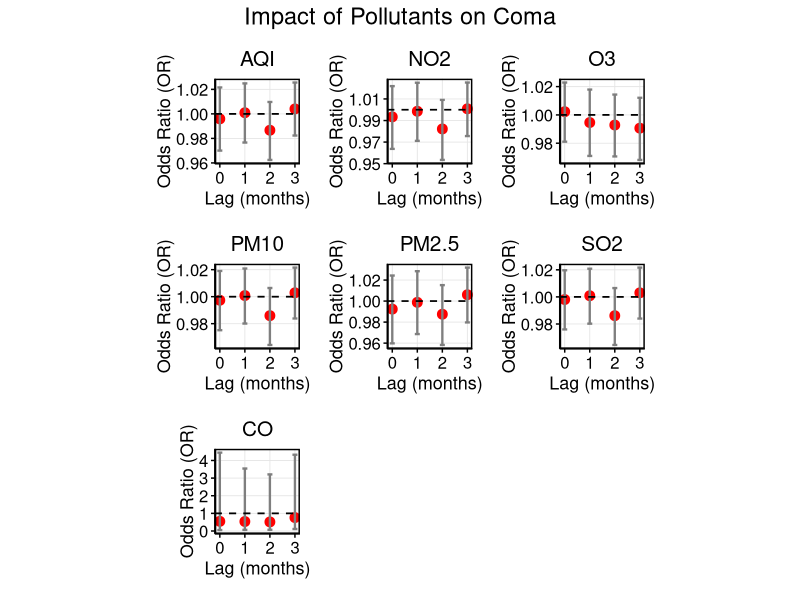
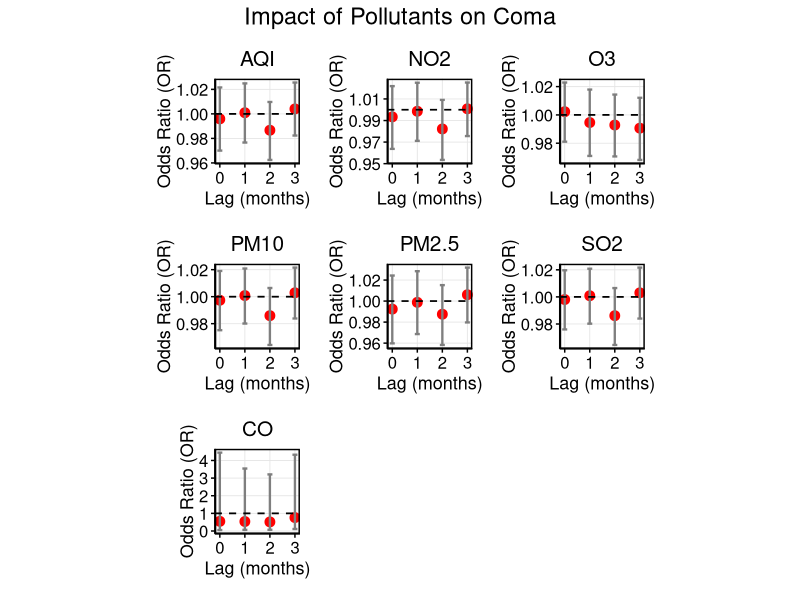

Source code (R) for these figures, in order:
setwd("/Users/shij/Documents/GitHub/NMDA_data_analysis/")
my.dat<-readxl::read_xlsx("NMDA_with_population_sex_ratio_age_portion.xlsx")
setwd("/Users/shij/Documents/GitHub/NMDA_data_analysis/251211/")

# ============================
# 1. Load Required Packages
# ============================
library(ggplot2)
library(dplyr)
library(tidyr)
library(broom)
library(patchwork)   # For combining plots
library(writexl)     # For exporting table
# Note: We don't need 'ordinal' for binary outcome, but keeping for compatibility

# ============================
# 2. Simplify Outcome Variable Name & Convert to Factor
# ============================
# Rename column for simplicity
names(my.dat)[names(my.dat) == "Coma"] <- "Coma"  # Already simple, but ensure it exists

# Check current class
class(my.dat$Coma)
table(my.dat$Coma)  # Should show 0 and 1

# Convert to factor (binary logistic regression expects factor or 0/1)
my.dat$Coma <- factor(my.dat$Coma, levels = c(0, 1), ordered = FALSE)

# Verify
str(my.dat$Coma)

# ============================
# 3. Define Pollutants and Lags
# ============================
pollutants <- c("AQI", "NO2", "O3", "CO", "PM10", "PM2.5", "SO2")  # CO is 4th
lags <- c("M0", "M1", "M2", "M3")

# Create column name patterns
pollutant_cols <- sapply(pollutants, function(p) {
  paste0(p, "_", lags)
}, simplify = FALSE)

# ============================
# 4. Fit Binary Logistic Regression for Each Pollutant-Lag
# ============================
results_list <- list()

for (pollutant in pollutants) {
  lag_cols <- pollutant_cols[[pollutant]]
  for (lag_col in lag_cols) {
    # Check if column has variation and not all NA
    data_col <- my.dat[[lag_col]]
    if (all(is.na(data_col)) || length(unique(data_col[!is.na(data_col)])) <= 1) {
      message("Skipping ", lag_col, " — no variation or all NA")
      next
    }
    
    # Fit binary logistic regression
    model <- glm(Coma ~ ., data = my.dat[, c("Coma", lag_col)], 
                 family = binomial, na.action = na.omit)
    
    # Extract summary
    model_summary <- tidy(model, conf.int = TRUE, exponentiate = TRUE) %>%
      filter(term == lag_col) %>%
      mutate(Pollutant = pollutant,
             Lag = gsub(".*_", "", lag_col),
             Lag_Num = as.numeric(gsub("M", "", lag_col)))
    
    results_list <- append(results_list, list(model_summary))
  }
}

# Combine all results
results_df <- bind_rows(results_list)

# ============================
# 5. Clean and Format Results
# ============================
results_df <- results_df %>%
  mutate(
    Lag = trimws(toupper(Lag)),
    Lag.Num = as.numeric(gsub("^M(\\d+)$", "\\1", Lag))
  ) %>%
  filter(!is.na(Lag.Num))

# ============================
# 6. Create 7 Individual Plots (One per Pollutant) — NO TEXT LABELS
# ============================
# Get pollutants in desired order
pollutants_plot <- c("AQI", "NO2", "O3", "CO", "PM10", "PM2.5", "SO2")

# Create list of individual plots
plot_list <- lapply(pollutants_plot, function(poll) {
  df_sub <- results_df %>% filter(Pollutant == poll)
  
  p <- ggplot(df_sub, aes(x = Lag.Num, y = estimate, ymin = conf.low, ymax = conf.high)) +
    geom_point(color = "red", size = 3) +
    geom_errorbar(width = 0.2, color = "gray50", size = 0.8) +
    geom_hline(yintercept = 1, linetype = "dashed", color = "black", size = 0.6) +
    labs(
      x = "Lag (months)",
      y = "Odds Ratio (OR)",
      title = poll
    ) +
    theme_minimal() +
    theme(
      panel.border = element_rect(color = "black", fill = NA, size = 1),
      panel.background = element_blank(),
      panel.grid.major = element_line(color = "gray90", size = 0.3),
      panel.grid.minor = element_blank(),
      axis.line = element_line(color = "black", size = 0.5),
      axis.ticks = element_line(color = "black", size = 0.5),
      axis.text = element_text(size = 12, color = "black"),
      axis.title = element_text(size = 13, color = "black"),
      plot.title = element_text(hjust = 0.5, size = 15, color = "black"),
      plot.margin = margin(10, 10, 10, 10),
      axis.title.y = element_text(angle = 90, vjust = 0.5),
      aspect.ratio = 1  # ← Forces square panels
    ) +
    # ✅ No text labels — remove all geom_text
    # ✅ Tight x-axis: no extra padding
    scale_x_continuous(
      breaks = c(0, 1, 2, 3), 
      labels = c("0", "1", "2", "3"),
      expand = expansion(add = c(0.1, 0.1))  # ← Tight padding
    )
  
  return(p)
})

# ============================
# 7. Combine All 7 Plots in a Single Row — CO LAST
# ============================
p_combined <- plot_list[[1]] + plot_list[[2]] + plot_list[[3]] + plot_list[[5]] + 
  plot_list[[6]] + plot_list[[7]] + plot_list[[4]] +
  plot_annotation(title = "Impact of Pollutants on Coma",
                  theme = theme(plot.title = element_text(hjust = 0.5, size = 17, color = "black")))

# Display plot
print(p_combined)

# Optional: Save as PNG
ggsave("NMDAR_Coma_Ordinal_Regression_NoText.png", p_combined, width = 12, height = 15, dpi = 300, units = "in")


# ============================
# 8. Create Clean Results Table (Include CO, OR, 95% CI, p-value)
# ============================

# Create clean table
table_df <- results_df %>%
  select(Pollutant, Lag, estimate, conf.low, conf.high, p.value) %>%
  mutate(
    `Odds Ratio (OR)` = round(estimate, 4),
    `95% CI` = paste0(round(conf.low, 4), " – ", round(conf.high, 4)),
    `p-value` = ifelse(p.value < 0.001, 
                       format(p.value, scientific = TRUE, digits = 2),
                       round(p.value, 4)),
    `Pollutant & Lag` = paste(Pollutant, Lag, sep = "_")
  ) %>%
  arrange(Pollutant, Lag) %>%
  select(`Pollutant & Lag`, `Odds Ratio (OR)`, `95% CI`, `p-value`)

# Export to Excel file
write_xlsx(table_df, "NMDAR_Coma_Results_Table.xlsx")
